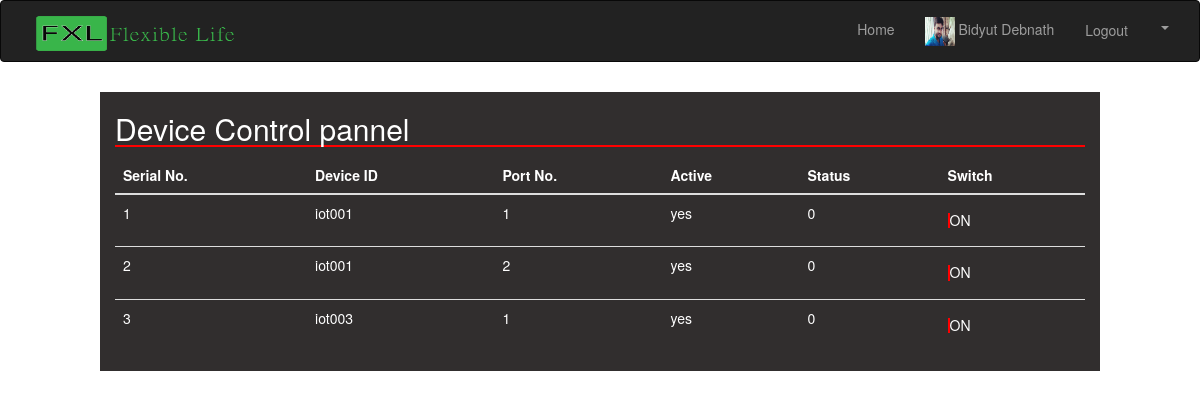
The page /home.php (signed in) on the database its author committed.
### tables this page shows
CREATE TABLE `userinformation` (
  `serialNo` int(255) NOT NULL,
  `FirstName` varchar(64) DEFAULT NULL,
  `LastName` varchar(64) DEFAULT NULL,
  `UserName` varchar(64) DEFAULT NULL,
  `UserPassword` varchar(255) DEFAULT NULL,
  `EmailAddress` varchar(128) DEFAULT NULL,
  `UserType` varchar(128) DEFAULT NULL,
  `ProfilePicPath` varchar(255) DEFAULT NULL
);

CREATE TABLE `devicestatus` (
  `serialNo` int(255) NOT NULL,
  `deviceID` varchar(255) DEFAULT NULL,
  `devicePortNo` varchar(255) DEFAULT NULL,
  `Activation` varchar(8) DEFAULT NULL,
  `deviceStatus` int(4) DEFAULT NULL,
  `ParentKey` int(255) DEFAULT NULL
);

### home.php (the view, shortened to what this page needs)
<?php
if ($_SESSION['valid_username']==true) {
  include('header.php');
  include('database_connection.php');
  include('profile_header.php');
?>
  <div class="container-fluid">
    <div class="row">
      <div class="col-md-1 col-sm-1 col-xs-0 left-col ">
      </div>
      <div class="col-md-10 col-sm-10 col-xs-12 mid-col">
        <h2 style="color: #fff; border-bottom: 2px solid red; ">Device Control pannel</h2>
        <table class="table" style=" color: #fff;">
            <thead>
              <tr>
                <th>Serial No.</th>
                <th>Device ID</th>
                <th>Port No.</th>
                <th>Active</th>
                <th>Status</th>
                <th>Switch</th>
              </tr>
            </thead>
            <tbody>
            <?php
              $UserToDevice="SELECT * FROM `usertoderive`WHERE  `UserName`='$userName'";
              $storeUserToDevice = mysqli_query($connect,$UserToDevice);
              $indexCounter=0;
              while($realdevice= mysqli_fetch_array($storeUserToDevice)){
                $deviceID = $realdevice['DeviceID'];
                $deviceStatus="SELECT * FROM `devicestatus`WHERE `deviceID`='$deviceID'";
                $storedeviceStatus = mysqli_query($connect,$deviceStatus);
                while ($realDeviceStatus= mysqli_fetch_array($storedeviceStatus)) {
                $indexCounter++;
            ?>
              <tr>
                <td><?php echo $indexCounter; ?></td>
                <td><?php echo $realDeviceStatus['deviceID'];?></td>
                <td><?php echo $realDeviceStatus['devicePortNo'];?></td>
                <td><?php echo $realDeviceStatus['Activation'];?></td>
                <td><?php echo $realDeviceStatus['deviceStatus'];?></td>
                <td>
                  <a href="switch.php?value=<?php echo $realDeviceStatus['serialNo']; ?>"><h5 style="border-left:2px solid red;">
                      <?php
                      if ($realDeviceStatus['deviceStatus']==0) {
                        echo "ON";
                      }
                      ?></h5></a>
                </td>
              </tr>
            <?php
              }
              }
            ?>
          </tbody>
          </table>
              </div>
     <div class="col-md-1 col-sm-1 col-xs-0 right-col"></div>
    </div>
</div>
<?php
include('putter.php');
}
?>

### header.php (shortened to what this page needs)
<!DOCTYPE html>
<html lang="en">
  <head>
    <link href="css/bootstrap.css" rel="stylesheet">
    <link rel="stylesheet" type="text/css" href="css/style.css">
  </head>
  <body>

### profile_header.php (shortened to what this page needs)
<?php
 $userName=$_SESSION['valid_username'];
  $userInfoTable="SELECT * FROM `userinformation`WHERE  `UserName`='$userName'";
  $store = mysqli_query($connect,$userInfoTable);
  $realdata= mysqli_fetch_array($store);
?>
<nav class="navbar navbar-inverse">
  <div class="container-fluid">
    <div class="navbar-header" style="padding-left: 20px;">
      <a class="navbar-brand" href="#"><img src="image/title_2.png" style="width: 200px;height: 50px;  padding-bottom: 15px;padding-top: 0px;"></a>
    </div>
    <div class="collapse navbar-collapse" id="bs-example-navbar-collapse-1">
      <ul class="nav navbar-nav navbar-right">
        <li><a href="home.php" style="padding-top: 18px;">Home</a></li>
        <li><a href="user_profile.php">
          <img src="<?php echo $realdata['ProfilePicPath']?>" alt="image" style="width: 30px; height: 30px; padding-top: 1px;">
          <?php echo $realdata['FirstName']." ".$realdata['LastName'];?>
          </a>
        </li>
        <li><a class="btn" style="padding-top: 18px;" href="user_logout.php">Logout</a>
        </li>
        <li class="dropdown">
          <a href="#" class="dropdown-toggle" data-toggle="dropdown" role="button" aria-haspopup="true" aria-expanded="false"><span class="caret"></span></a>
        </li>
      </ul>
    </div>
  </div>
</nav>

### putter.php (shortened to what this page needs)
  </body>
</html>

### css/style.css (style rules this page uses)
body { background-size: cover; background-attachment: fixed; }
.mid-col { margin-top: 10px; background-color:#312E2E; }
a { color: #fff; }
tbody { background-color:#312E2E; }

### rows shown on the page
userinformation: ProfilePicPath (picture), FirstName "Bidyut", LastName "Debnath"
devicestatus: deviceID "iot001", devicePortNo "1", Activation "yes", deviceStatus "0", $realDeviceStatus['serialNo'] 10 (drawn), shows "ON"
devicestatus: deviceID "iot001", devicePortNo "2", Activation "yes", deviceStatus "0", $realDeviceStatus['serialNo'] 11 (drawn), shows "ON"
devicestatus: deviceID "iot003", devicePortNo "1", Activation "yes", deviceStatus "0", $realDeviceStatus['serialNo'] 12 (drawn), shows "ON"
